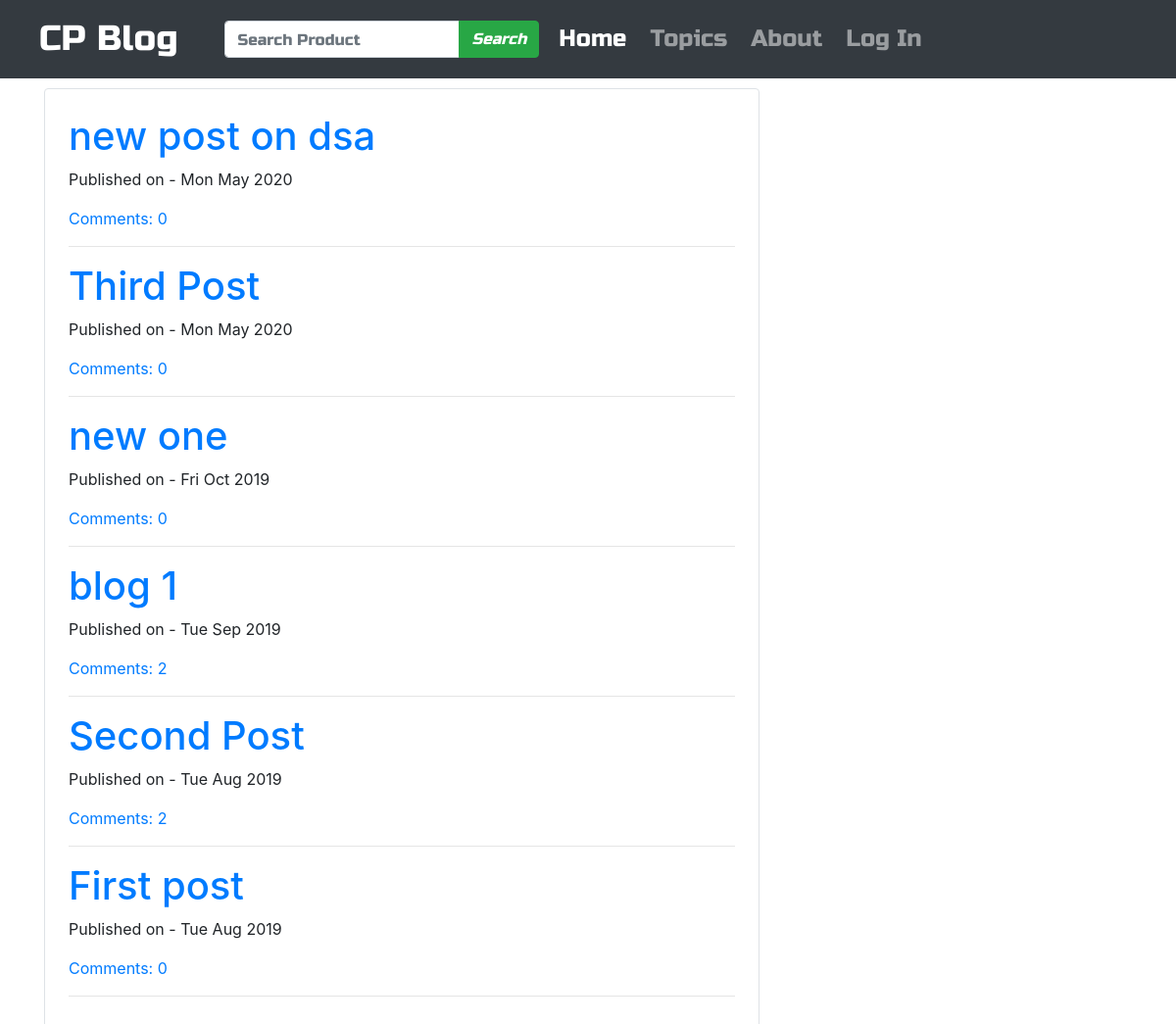
The page / on the database its author committed.
### blog/models.py (models this page shows, shortened)
class Post(models.Model):
    author = models.ForeignKey('auth.User', on_delete=models.CASCADE)
    title = models.CharField(max_length=200)
    text = models.TextField()
    created_date = models.DateTimeField(default=timezone.now)
    published_date = models.DateTimeField(blank=True, null=True)
    tags = models.CharField(max_length=200, default="CP DSA")
    def approve_comments(self):
        return self.comments.filter(approved_comments=True)

### blog/views.py (the view)
# urls.py: path('', views.PostListView.as_view(), name='post_list'),
class PostListView(ListView):
    model = Post
    template_name = 'blog/post_list.html'
    def get_queryset(self):
        return Post.objects.filter(published_date__lte=timezone.now()).order_by('-published_date')

### blog/templates/blog/post_list.html
{% extends 'blog/base.html' %}
{% block body_block %}
  <div class="centerstage border rounded p-4">
    {% for post in post_list %}
    <div class="post">
      <h1><a href="{% url 'post_detail' pk=post.pk %}">{{ post.title }}</a></h1>
      <div class="date">
        <p>Published on - {{post.published_date|date:"D M Y"}}</p>
      </div>
      <a href="{% url 'post_detail' pk=post.pk %}">Comments: {{post.approve_comments.count}}</a>
      <hr>
    </div>
    {% endfor %}
  </div>
{% endblock %}

### blog/templates/blog/base.html (shortened to what this page needs)
<!DOCTYPE html>
{% load staticfiles %}
<html lang="en" dir="ltr">
  <head>
    <link rel="stylesheet" href="https://stackpath.bootstrapcdn.com/bootstrap/4.4.1/css/bootstrap.min.css">
    <link rel="stylesheet" href="//cdn.jsdelivr.net/npm/medium-editor@latest/dist/css/medium-editor.min.css" type="text/css" media="screen" charset="utf-8">
    <link rel="stylesheet" href="{% static 'css/blog.css' %}">
  </head>
  <body class="loader">
    <nav class="navbar navbar-expand-lg navbar-dark bg-dark techfont custom-navbar">
      <a class="navbar-brand bigbrand ml-4" href="{% url 'post_list' %}"> CP Blog </a>
      <div class="collapse navbar-collapse ml-4" id="navbarNavAltMarkup">
        <div class="navbar-nav justify-content-end">
                <form class="form-inline ml-2 mr-2" action="{% url 'search' %}">
                  <div class="input-group">
                    <input type="text" name="category" class="form-control" placeholder="Search Product" aria-label="Recipient's username" aria-describedby="button-addon2"/>
                    <div class="input-group-append">
                      <button class="btn btn-success" type="submit" id="button-addon2">
                        <i class="fas fa-search">Search</i>
                      </button>
                    </div>
                  </div>
                </form>
          <a
          {% if '/' in request.path %}
            class="nav-item nav-link active ml-1 mr-1"
          {% else %}
            class="nav-item nav-link ml-1 mr-1"
          {% endif %}
          href="{% url 'post_list' %}"> Home </a>
          <a
          {% if 'topics' in request.path %}
            class="nav-item nav-link active ml-1 mr-1"
          {% else %}
            class="nav-item nav-link ml-1 mr-1"
          {% endif %}
          href="{% url 'topics' %}"> Topics </a>
          <a
          {% if 'about' in request.path %}
            class="nav-item nav-link active ml-1 mr-1"
          {% else %}
            class="nav-item nav-link ml-1 mr-1"
          {% endif %}
          href="{% url 'about' %}"> About </a>
          {% if user.is_authenticated %}
          <a
          {% if 'post_new' in request.path %}
            class="nav-item nav-link active ml-1 mr-1"
          {% else %}
            class="nav-item nav-link ml-1 mr-1"
          {% endif %}
          href="{% url 'post_new' %}"> New Post </a>
          <a
          {% if 'drafts' in request.path %}
            class="nav-item nav-link active ml-1 mr-1"
          {% else %}
            class="nav-item nav-link ml-1 mr-1"
          {% endif %}
          href="{% url 'drafts' %}"> Drafts </a>
          <a class="nav-item nav-link ml-1 mr-1 active" href="#" title="Welcome {{user.username}}"> {{user.username}} </a>
          <a class="nav-item nav-link ml-1 mr-1" href="{% url 'logout' %}"> Log Out </a>
          {% else %}
          <a class="nav-item nav-link ml-1 mr-1" href="{% url 'login' %}"> Log In </a>
          {% endif %}
        </div>
      </div>
    </nav>
    <div class="content container">
      <div class="row">
        <div class="col-md-8">
          <div class="blog_posts">
            {% block body_block %}
            {% endblock %}
          </div>
        </div>
      </div>
    </div>
  </body>
</html>

### blog/static/css/blog.css (style rules this page uses)
.techfont { font-family: 'Russo One', sans-serif; font-size: 1.5em; margin-bottom: 10px; }
.bigbrand { font-size: 1.5em; }
.centerstage { margin: 0 auto; }

### rows shown on the page
Post: title "new post on dsa", published_date "Mon May 2020", approve_comments.count "0"
Post: title "Third Post", published_date "Mon May 2020", approve_comments.count "0"
Post: title "new one", published_date "Fri Oct 2019", approve_comments.count "0"
Post: title "blog 1", published_date "Tue Sep 2019", approve_comments.count "2"
Post: title "Second Post", published_date "Tue Aug 2019", approve_comments.count "2"
Post: title "First post", published_date "Tue Aug 2019", approve_comments.count "0"
